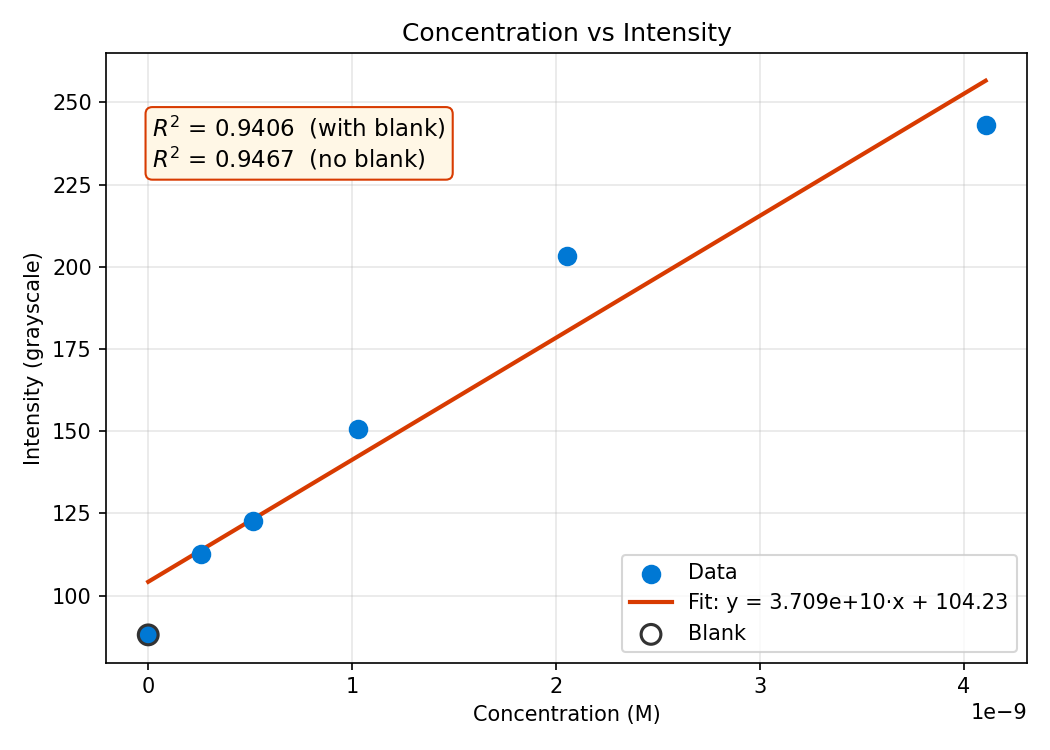

The script that saved this image:
# -*- coding: utf-8 -*-
"""
濃度 vs 光強度 線性檢視 / Concentration vs Intensity linearity check

X 軸:樣本濃度(第一筆 4.108e-9,之後對半四次,最後一筆空白=0)
Y 軸:光強度(灰階值)
輸出:散點 + 最佳擬合直線,標註方程式與 R²
"""
import numpy as np
import matplotlib
import matplotlib.pyplot as plt

# ── 濃度(已依規則算好,勿改)────────────────────────────────
C0 = 4.108e-9
concentration = [C0, C0/2, C0/4, C0/8, C0/16, 0.0]   # 最後一筆為空白
UNIT = "M"                                            # 濃度單位,可自行改

# ── 光強度(灰階值)：把你的 6 筆量測值填進去 ──────────────────
#    順序要對應上面的濃度(高→低,最後一筆為空白)
intensity = [243.2, 203.32, 150.64, 122.7,112.63, 88.09]               # ← 改成你的量測值


def fit_r2(x, y):
    """線性擬合,回傳 (slope, intercept, R^2)。"""
    x = np.asarray(x, float); y = np.asarray(y, float)
    a, b = np.polyfit(x, y, 1)
    yhat = a * x + b
    ss_res = np.sum((y - yhat) ** 2)
    ss_tot = np.sum((y - np.mean(y)) ** 2)
    r2 = 1 - ss_res / ss_tot if ss_tot > 0 else float("nan")
    return a, b, r2


def main():
    x = np.asarray(concentration, float)
    y = np.asarray(intensity, float)
    if len(x) != len(y):
        raise SystemExit(f"濃度({len(x)})與光強度({len(y)})筆數不符,請檢查 intensity。")

    a, b, r2 = fit_r2(x, y)                    # 含空白
    # 不含空白(有時空白/0 點會偏離線性,一起看比較準)
    a2, b2, r2b = fit_r2(x[:-1], y[:-1])

    print("濃度 (X)        光強度 (Y)")
    for xi, yi in zip(x, y):
        print(f"{xi:.4e}    {yi:g}")
    print(f"\n含空白  : y = {a:.4e} * x + {b:.3f}   R^2 = {r2:.4f}")
    print(f"不含空白: y = {a2:.4e} * x + {b2:.3f}   R^2 = {r2b:.4f}")

    # ── 繪圖 ────────────────────────────────────────────────
    fig, ax = plt.subplots(figsize=(7, 5))
    ax.scatter(x, y, s=70, color="#0078D4", zorder=3, label="Data")
    xs = np.linspace(x.min(), x.max(), 100)
    ax.plot(xs, a * xs + b, color="#D83B01", lw=2,
            label=f"Fit: y = {a:.3e}·x + {b:.2f}")
    # 標出空白點
    ax.scatter([x[-1]], [y[-1]], s=90, facecolors="none",
               edgecolors="#333333", linewidths=1.5, zorder=4, label="Blank")

    ax.set_xlabel(f"Concentration ({UNIT})")
    ax.set_ylabel("Intensity (grayscale)")
    ax.set_title("Concentration vs Intensity")
    ax.grid(True, alpha=0.3)
    ax.text(0.05, 0.90,
            f"$R^2$ = {r2:.4f}  (with blank)\n$R^2$ = {r2b:.4f}  (no blank)",
            transform=ax.transAxes, fontsize=11, va="top",
            bbox=dict(boxstyle="round", fc="#FFF7E6", ec="#D83B01"))
    ax.legend(loc="lower right")
    fig.tight_layout()

    fig.savefig("concentration_plot.png", dpi=150)
    print("\n已存圖:concentration_plot.png")
    plt.show()


if __name__ == "__main__":
    main()
